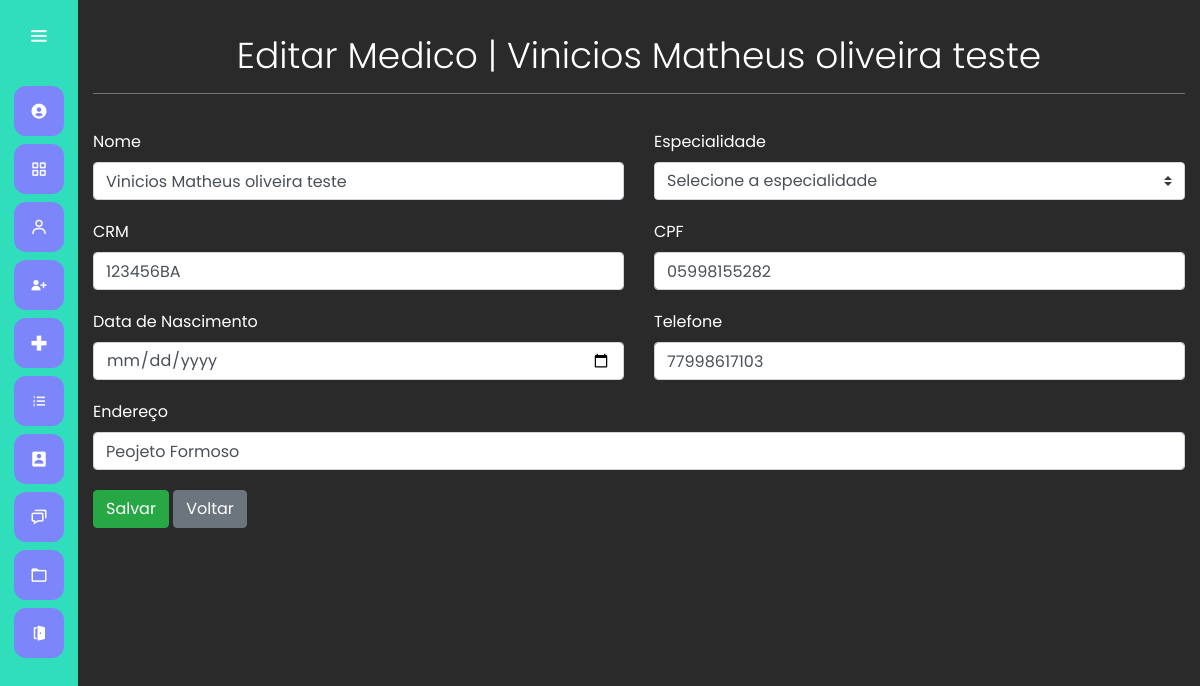
The page /medico/editar_medico/1 (signed in) on the database its author committed.
### medico/models.py (models this page shows, shortened)
class Medico(models.Model):
    nome = models.CharField(max_length=50)
    especialidades = models.ForeignKey(Especialidades,  on_delete=models.CASCADE)
    crm = models.CharField(max_length=12)
    cpf = models.CharField(max_length=11)
    dta_nascimento = models.DateField()
    tel = models.CharField(max_length=11)
    endereco = models.CharField(max_length=150)

### medico/views.py (the view)
# urls.py: path('editar_medico/<int:id>', views.editar_medico, name='editar_medico'),
def editar_medico(request, id):
    medico = get_object_or_404(Medico, id = id)
    especialidades = Especialidades.objects.all()
    return render(request, 'medico/editar_medico.html', { 'medico':medico, 'especialidades':especialidades})

### medico/templates/medico/editar_medico.html (shortened to what this page needs)
{% extends 'base.html' %}
{% load bootstrap4 %}
{% load static %}
{% block 'head' %}
    <link rel="stylesheet" href="{% static 'cadastro/css/cadastro_usuarios.css' %}">
{% endblock %}
{% block 'dashboard'%}
<div class="container container-cadastro">
    <br>
    <h1 class="display-4">Editar Medico | {{medico.nome}} </h1>
    <hr class="bg-hr">
    <form class="" action="{% url 'update_medico' medico.id%}" method="POST">{% csrf_token %}
        <div class="row">
            <div class="col-md">
                <label class="mr-sm-2">Nome</label>
                <input type="text" placeholder="Digite nome " name="nome" class="form-control" value="{{medico.nome}}">
            </div>
            <div class="col-md">
                <label class="mr-sm-2">Especialidade</label>
                <select class="browser-default custom-select" name="especialidade">
                    <option selected>Selecione a especialidade</option>
                  </select>
            </div>
        </div>
        <div class="row">
            <div class="col-md">
                <label class="mr-sm-2">CRM</label>
                <input type="text" placeholder="" name="crm" class="form-control" value="{{medico.crm}}">
            </div>
            <div class="col-md">
                <label  class="mr-sm-2">CPF</label>
                <input type="text" placeholder="" name="cpf" class="form-control" alt="" value="{{medico.cpf}}">
            </div>
        </div>
        <div class="row">
           <div class="col-md">
            <label  class="mr-sm-2">Data de Nascimento</label>
            <input type="date" placeholder="" name="data_nascimento" class="form-control" value="{{medico.data_nascimento}}">
           </div>
            <div class="col-md">
                <label  class="mr-sm-2">Telefone</label>
                <input type="text" placeholder="" name="telefone" class="form-control" alt="endereço" value="{{medico.tel}}">
            </div>
        </div>
        <div class="row">
            <div class="col-md">
                <label for="pwd">Endereço</label>
                <input type="text" placeholder="" name="endereco" class="form-control" alt="endereço" value="{{medico.endereco}}">
            </div>
         </div>
            <div class="botao">
                <input type="submit" class="btn btn-success" value="Salvar">
                <a href="{% url 'cadastra_medico' %}" class="btn btn-secondary">Voltar</a>
            </div>
            </div>
{% endblock 'dashboard'%}

### templates/static/general/css/base.css (style rules this page uses)
* { margin: 0; padding: 0; box-sizing: border-box; font-family: "Poppins" , sans-serif; }

### templates/static/general/css/general.css (style rules this page uses)
:root { --main-color: #7C85FA; --dark-color: #31DEBC; --light-color: #98F542; --contrast-color: #DEAE31; --differential-color: #ff5938; }

### templates/static/cadastro/css/cadastro_usuarios.css (style rules this page uses)
.container-cadastro label { margin-top: 20px; }
.botao { margin-top: 20px; }
.bg-hr { background-color: gray; }
.display-4 { margin-top: 10px; text-align: center; font-size: 36px; }

### rows shown on the page
Medico: nome "Vinicios Matheus oliveira teste", crm "123456BA", cpf "05998155282", telefone "77998617103", endereco "Peojeto Formoso"
